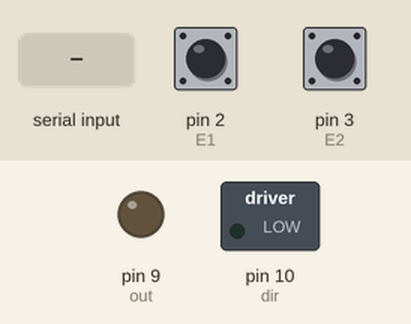
A sketch run on a simulated Arduino Uno, built with avr-gcc and run on an emulated ATmega328P. On the bench: switched loads named in the sketch (green lamp = pin HIGH), output pins drawn as LEDs (lit = HIGH). The test bench sets the inputs (shaded band); at power-on: pin 2 (E1) HIGH, pin 3 (E2) HIGH.

Above: at 1.2 s.
1.3 s: "90,45\n" received over Serial
At 2.1 s:
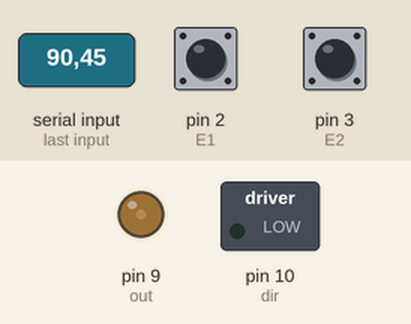
3.8 s: "30,150\n" received over Serial
At 4.5 s:
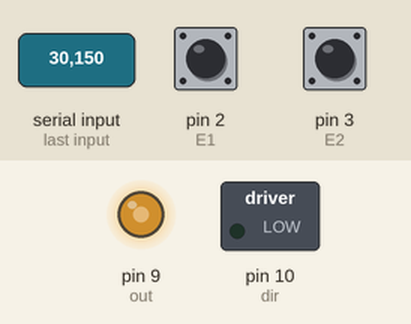
6.3 s: "200\n" received over Serial
At 7.1 s:
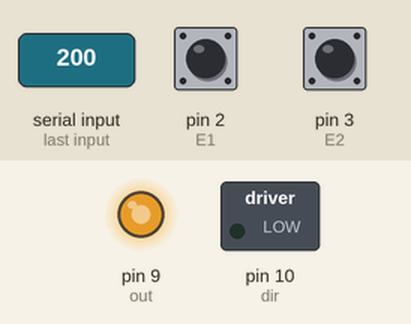
Timing chart, 0 to 9.3 s (numbered marks = the images above; inputs shaded):
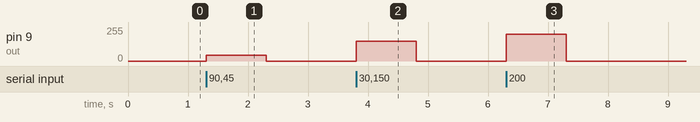

Measured:
- after the input at 1.3 s, pin 9 (out): 0/255 → 45/255 at once, → 0/255 1.0 s later
- after the input at 3.8 s, pin 9 (out): 0/255 → 150/255 at once, → 0/255 1.0 s later
- after the input at 6.3 s, pin 9 (out): 0/255 → 200/255 at once, → 0/255 1.0 s later

The sketch:

testMotor.ino
```cpp
#include "motor.h"

#define INT 0  // номер прерывания
#define _FE 2
#define _SE 3
#define _out 9
#define _dir 10

motor left;

void Rise() {
  left.interruptListener();       // тики считываются корректно
}

void setup() {
  Serial.begin(9600);

  attachInterrupt(INT, Rise, CHANGE);

  left.init(_FE, _SE, _out, _dir);
}

void loop() {
  left.tick();
  if (Serial.available() > 0) {
    double temp = Serial.parseInt();
    left.Send2Driver(temp);
  }
}
```

motor.cpp
```cpp
#include "motor.h"

void motor::init(int _FE, int _SE, int _out, int _dir) {
  timer = millis();

  E1 = _FE;
  E2 = _SE;
  out = _out;
  dir = _dir;

  F = 0;
  S = 0;

  flagInt = false;
  count = 0;

  pinMode(E1, INPUT_PULLUP);
  pinMode(E2, INPUT_PULLUP);
  pinMode(out, OUTPUT);
  pinMode(dir, OUTPUT);

  Send2Driver(0);
}

void motor::interruptListener() {
  flagInt = true;
}

void motor::tick() {
  if (flagInt) {
    F = digitalRead(E1);
    S = digitalRead(E2);

    if (F == S)
      count++;
    else
      count--;

    flagInt = false;
  }
  calcRealVel();
}

void motor::calcRealVel() {
  if (millis() - timer > RATE) {
    timer = millis();
    int delta = count - countPrev;
    countPrev = count;
    realVel = delta * 0.0285 * (1000 / RATE);

    // Serial.print(PWM);
    // Serial.print(",");
    // Serial.println(realVel);
  }
}

void motor::VelPID() {
  if (millis() - timer > RATE) {
    timer = millis();
    double errVel = goalVel - realVel;
    double sum = ConsPWM(sum + errVel * kI * (float)(1000 / RATE));
    PWM = ConsPWM(kP * errVel + sum + kD * errVel);
    analogWrite(out, PWM);

    // Serial.println(PWM);
  }
}

double motor::ConsPWM(double ch) {
  if (ch > MAX_PWM)
    return MAX_PWM;
  else if (ch < MIN_PWM)
    return MIN_PWM;
  else if (MIN_PWM < ch && ch < MAX_PWM)
    return ch;
}

void motor::Send2Driver(double _PWM) {
  if (_PWM >= 0)  // по часам
  {
    analogWrite(out, _PWM);
    digitalWrite(dir, LOW);
  } else  // против часов
  {
    analogWrite(out, 255 + _PWM);
    digitalWrite(dir, HIGH);
  }
}
```

motor.h
```cpp
#include "motorConfig.h"
#include "Arduino.h"

class motor
{
private:
  unsigned int E1;
  unsigned int E2;
  unsigned int out; // ШИМ пин
  unsigned int dir; // направление вращения

  bool F; // считывание состояний Датчика Холла
  bool S;

  bool flagInt; // флаг прерывания

  long timer;

  int count;   // кол-во tick-ов
  int countPrev;
  int PWM;     // ШИМ
  int goalVel; // параметры скорости

  double realVel;
  double realVelPrev;

  void calcRealVel();
  void VelPID();


  double ConsPWM(double ch);

public:
  void init(int _FE, int _SE, int _Out, int _Dir);
  void interruptListener();
  void tick();
  void Send2Driver(double _PWM);
};
```

motorConfig.h
```cpp
#define RATE 20

#define kP 1
#define kI 1
#define kD 1

#define MAX_PWM 250
#define MIN_PWM -250
```
